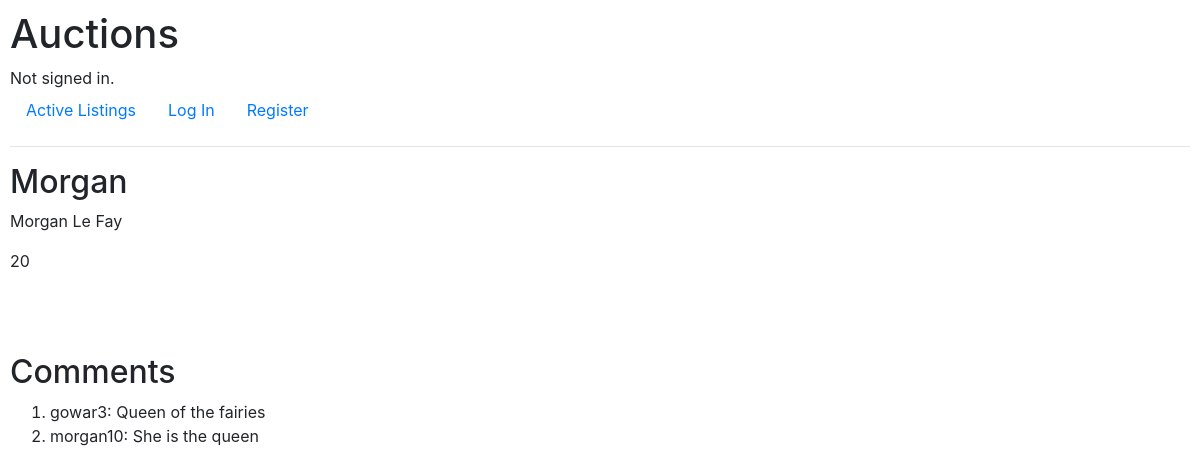
The page /auctions/Morgan on the database its author committed.
### auctions/models.py (models this page shows, shortened)
class Listing(models.Model):
    title = models.CharField(max_length=64)
    description = models.CharField(max_length=64)
    price = models.IntegerField()

class Comment(models.Model):
    poster = models.CharField(max_length=64, default="Anonymous")
    comment = models.CharField(max_length=128)
    listings = models.ManyToManyField(Listing, blank=True, related_name= "comments")
    def __str__(self):
        return f"{self.poster}: {self.comment}"

### auctions/views.py (the view, shortened to what this page needs)
# urls.py: path("<str:listing>", views.listing, name="listing"),
def listing(request, listing):
    if "comments" not in request.session:
        request.session["comments"] = ()
    if "bids" not in request.session:
        request.session["bids"] = ()
    listing = Listing.objects.get(title = listing)
    return render(request, "auctions/listing.html", {
        "listing": listing,
        "comments": listing.comments.all(),
        "bids": listing.bids.all()
    })

### auctions/templates/auctions/listing.html (shortened to what this page needs)
{% extends 'auctions/layout.html' %}
{% block body %}
        <h2>{{ listing.title }}</h2>
        <p>{{ listing.description }}</p>
        <label>{{ listing.price }}</label>
        <br>
        <br>
        <br>
    <br>
    <h2>Comments</h2>
    <ol>
    {% for comment in comments %}
        <li>{{ comment }}</li>
    {% endfor %}
    </ol>
{% endblock %}

### auctions/static/auctions/styles.css (style rules this page uses)
body { padding: 10px; }

### rows shown on the page
Listing: title "Morgan", description "Morgan Le Fay", price "20"
Comment: poster+comment "gowar3: Queen of the fairies"
Comment: poster+comment "morgan10: She is the queen"
